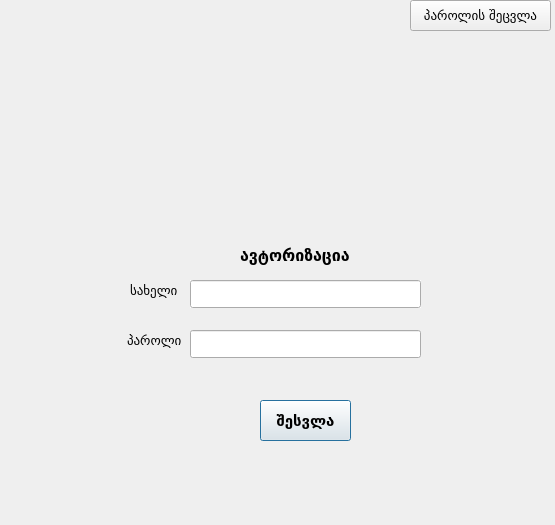
<?xml version="1.0" encoding="UTF-8"?>
<ui version="4.0">
 <class>authDialog</class>
 <widget class="QDialog" name="authDialog">
  <property name="enabled">
   <bool>true</bool>
  </property>
  <property name="geometry">
   <rect>
    <x>0</x>
    <y>0</y>
    <width>555</width>
    <height>525</height>
   </rect>
  </property>
  <property name="minimumSize">
   <size>
    <width>555</width>
    <height>525</height>
   </size>
  </property>
  <property name="maximumSize">
   <size>
    <width>555</width>
    <height>525</height>
   </size>
  </property>
  <property name="font">
   <font>
    <family>Sylfaen</family>
    <pointsize>10</pointsize>
   </font>
  </property>
  <property name="windowTitle">
   <string>Dialog</string>
  </property>
  <widget class="QLabel" name="label">
   <property name="geometry">
    <rect>
     <x>130</x>
     <y>280</y>
     <width>57</width>
     <height>21</height>
    </rect>
   </property>
   <property name="font">
    <font>
     <pointsize>10</pointsize>
     <weight>50</weight>
     <bold>false</bold>
    </font>
   </property>
   <property name="text">
    <string>სახელი</string>
   </property>
  </widget>
  <widget class="QLabel" name="label_2">
   <property name="geometry">
    <rect>
     <x>127</x>
     <y>330</y>
     <width>71</width>
     <height>21</height>
    </rect>
   </property>
   <property name="font">
    <font>
     <family>Sylfaen</family>
     <pointsize>10</pointsize>
     <weight>50</weight>
     <bold>false</bold>
    </font>
   </property>
   <property name="text">
    <string>პაროლი</string>
   </property>
  </widget>
  <widget class="QPushButton" name="pushButton">
   <property name="geometry">
    <rect>
     <x>260</x>
     <y>400</y>
     <width>91</width>
     <height>41</height>
    </rect>
   </property>
   <property name="font">
    <font>
     <family>Sylfaen</family>
     <pointsize>11</pointsize>
     <weight>75</weight>
     <bold>true</bold>
    </font>
   </property>
   <property name="text">
    <string>შესვლა</string>
   </property>
  </widget>
  <widget class="QLineEdit" name="lineEdit">
   <property name="geometry">
    <rect>
     <x>190</x>
     <y>280</y>
     <width>231</width>
     <height>28</height>
    </rect>
   </property>
   <property name="font">
    <font>
     <pointsize>12</pointsize>
    </font>
   </property>
   <property name="cursor">
    <cursorShape>ArrowCursor</cursorShape>
   </property>
   <property name="autoFillBackground">
    <bool>true</bool>
   </property>
  </widget>
  <widget class="QLineEdit" name="lineEdit_2">
   <property name="geometry">
    <rect>
     <x>190</x>
     <y>330</y>
     <width>231</width>
     <height>28</height>
    </rect>
   </property>
   <property name="font">
    <font>
     <pointsize>12</pointsize>
    </font>
   </property>
   <property name="echoMode">
    <enum>QLineEdit::Password</enum>
   </property>
  </widget>
  <widget class="QPushButton" name="pushButton_2">
   <property name="geometry">
    <rect>
     <x>410</x>
     <y>0</y>
     <width>141</width>
     <height>31</height>
    </rect>
   </property>
   <property name="text">
    <string>პაროლის შეცვლა</string>
   </property>
   <property name="icon">
    <iconset resource="icons.qrc">
     <normaloff>:/Oxygen-Icons.org-Oxygen-Apps-preferences-desktop-user-password.ico</normaloff>:/Oxygen-Icons.org-Oxygen-Apps-preferences-desktop-user-password.ico</iconset>
   </property>
  </widget>
  <widget class="QLabel" name="label_3">
   <property name="geometry">
    <rect>
     <x>130</x>
     <y>-10</y>
     <width>381</width>
     <height>261</height>
    </rect>
   </property>
   <property name="text">
    <string>&lt;html&gt;&lt;head/&gt;&lt;body&gt;&lt;p&gt;&lt;img src=&quot;:/logo-nandv.png&quot;/&gt;&lt;/p&gt;&lt;/body&gt;&lt;/html&gt;</string>
   </property>
  </widget>
  <widget class="QLabel" name="label_4">
   <property name="geometry">
    <rect>
     <x>240</x>
     <y>240</y>
     <width>161</width>
     <height>31</height>
    </rect>
   </property>
   <property name="font">
    <font>
     <pointsize>12</pointsize>
     <weight>75</weight>
     <bold>true</bold>
    </font>
   </property>
   <property name="text">
    <string>ავტორიზაცია</string>
   </property>
  </widget>
 </widget>
 <resources>
  <include location="icons.qrc"/>
 </resources>
 <connections/>
</ui>
